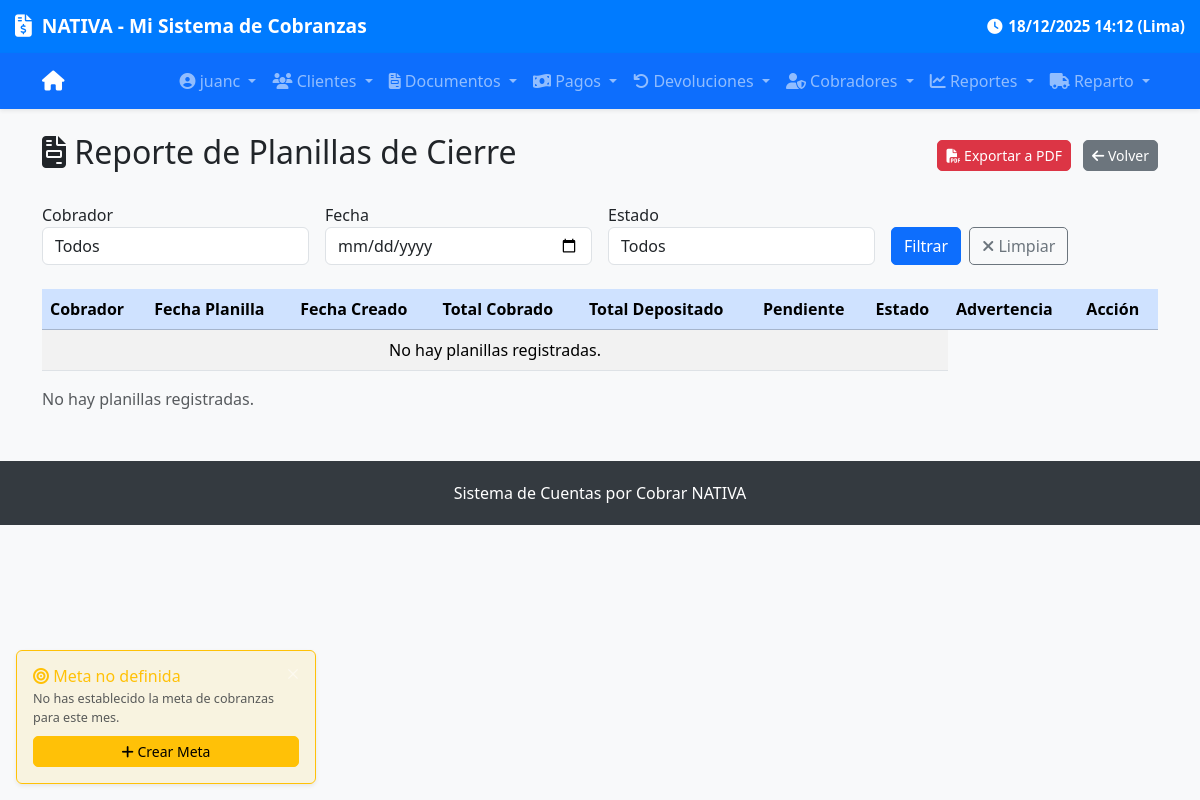
The page /cobros/admin-reporte-planillas/ (signed in) on the database as committed earlier.
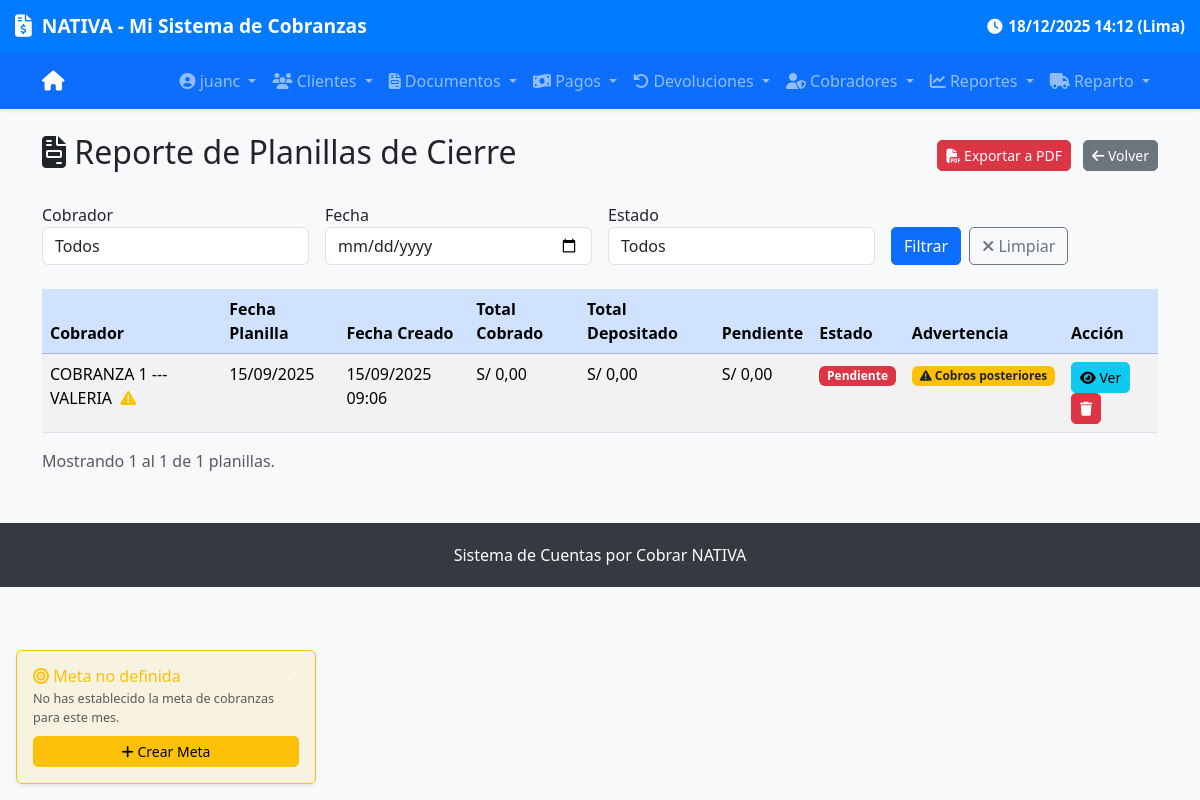
The same page on the database as committed later.
### cobros/models.py (models this page shows, shortened)
class PlanillaCierre(models.Model):
    cobrador = models.ForeignKey(Cobrador, on_delete=models.CASCADE)
    fecha = models.DateField(help_text="Día que se cierra la planilla")
    total_cobrado = models.DecimalField(max_digits=12, decimal_places=2, help_text="Total de cobros del día")
    total_depositado = models.DecimalField(max_digits=12, decimal_places=2, default=0)
    estado = models.CharField(
        max_length=20,
        choices=[
            ('pendiente', 'Pendiente'),
            ('parcial', 'Parcial'),
            ('completado', 'Completado'),
        ],
        default='pendiente'
    )
    creada_en = models.DateTimeField(auto_now_add=True)
    actualizada_en = models.DateTimeField(auto_now=True)
    notas = models.TextField(blank=True, null=True, help_text="Notas generales del cierre")
    actualizado_en = models.DateTimeField(null=True, blank=True)
    class Meta:
        unique_together = ('cobrador', 'fecha')
        verbose_name = "Planilla de Cierre"
        verbose_name_plural = "Planillas de Cierre"
        ordering = ['-fecha']
    @property
    def saldo_pendiente(self):
        return max(self.total_cobrado - self.total_depositado, Decimal('0.00'))
    def tiene_cobros_pendientes(self):
        lima_tz = pytz.timezone('America/Lima')
        inicio_dia = lima_tz.localize(datetime.combine(self.fecha, time.min))
        fin_dia = lima_tz.localize(datetime.combine(self.fecha, time.max))
        cobros_del_dia = Cobro.objects.filter(
            cobrador=self.cobrador,
            fecha__gte=inicio_dia,
            fecha__lte=fin_dia
        ).aggregate(total=Sum('monto'))['total'] or Decimal('0.00')
        return cobros_del_dia > self.total_cobrado

### cobradores/models.py (models this page shows, shortened)
class Cobrador(models.Model):
    nombre = models.CharField(max_length=200, verbose_name="Nombre", blank=False, null=False)
    activo = models.BooleanField(default=True)
    dni = models.CharField(
        max_length=8,
        unique=True,
        validators=[dni_validator],
        verbose_name="DNI"
    )
    telefono = models.CharField(max_length=15, blank=True, null=True, verbose_name="Teléfono")
    correo = models.EmailField(blank=True, null=True, verbose_name="Correo")
    direccion = models.TextField(blank=True, null=True, verbose_name="Dirección")
    user = models.OneToOneField(
        User,
        on_delete=models.SET_NULL,
        null=True,
        blank=True,
        related_name='cobrador',  # Permite: user.cobrador
        help_text="Usuario del sistema asociado a este cobrador (opcional)"
    )
    creado_en = models.DateTimeField(auto_now_add=True)
    actualizado_en = models.DateTimeField(auto_now=True)
    class Meta:
        verbose_name = "Cobrador"
        verbose_name_plural = "Cobradores"
        ordering = ['nombre']

### cobros/views.py (the view)
# urls.py: path('admin-reporte-planillas/', views.admin_reporte_planillas, name='admin_reporte_planillas'),
@login_required  # Solo usuarios autenticados
def admin_reporte_planillas(request):
    grupos_permitidos = ['Puede Ver Reporte de Cierres']  # Cambia al nombre real del grupo
    usuarios_permitidos = ['maria_cobrador', 'juanc', 'adminaqp', 'VA7LERIA']  # Usuarios específicos
    tiene_grupo = request.user.groups.filter(name__in=grupos_permitidos).exists()
    es_usuario_especial = request.user.username in usuarios_permitidos
    if not (request.user.is_staff or request.user.is_superuser or tiene_grupo or es_usuario_especial):
        messages.error(request, "No tienes permiso para ver este reporte.")
        return redirect('cobros:cobro_list')  # O a donde quieras redirigir
    planillas = PlanillaCierre.objects.all().select_related('cobrador').order_by('-fecha')
    cobrador_id = request.GET.get('cobrador')
    fecha = request.GET.get('fecha')
    estado = request.GET.get('estado')
    if cobrador_id:
        try:
            planillas = planillas.filter(cobrador_id=int(cobrador_id))
        except ValueError:
            pass
    if fecha:
        try:
            planillas = planillas.filter(fecha=fecha)
        except ValueError:
            pass
    if estado and estado in ['pendiente', 'parcial', 'completado']:
        planillas = planillas.filter(estado=estado)
    cobradores = Cobrador.objects.all().order_by('nombre')
    paginator = Paginator(planillas, 20)  # 20 por página
    page_number = request.GET.get('page')
    page_obj = paginator.get_page(page_number)
    return render(request, 'cobros/admin_reporte_planillas.html', {
        'page_obj': page_obj,
        'planillas': page_obj,
        'cobradores': cobradores,
        'filtros': request.GET,
    })

### cobros/context_processors.py (called while the page is built)
def meta_mensual(request):
    try:
        today = timezone.now().date()
        meta = MetaMensual.objects.get(mes__year=today.year, mes__month=today.month)
        return {'meta': meta}
    except MetaMensual.DoesNotExist:
        return {'meta': None}
    except Exception as e:
        print(f"Error en context_processor meta_mensual: {e}")
        return {'meta': None}

### cobros/templates/cobros/admin_reporte_planillas.html (shortened to what the changed rows need)
{% extends 'base.html' %}
{% block content %}
<div class="d-flex justify-content-between align-items-center mb-4">
    <h2><i class="fas fa-file-invoice"></i> Reporte de Planillas de Cierre</h2>
    <div>
    </div>
</div>
<form method="get" class="mb-4">
    <div class="row g-3">
    </div>
</form>
<div class="table-responsive">
    <table class="table table-striped">
        <thead class="table-primary">
            <tr>
                <th>Cobrador</th>
                <th>Fecha Planilla</th>
                <th>Fecha Creado</th>
                <th>Total Cobrado</th>
                <th>Total Depositado</th>
                <th>Pendiente</th>
                <th>Estado</th>
                <th>Advertencia</th>
                <th>Acción</th>
            </tr>
        </thead>
        <tbody>
            {% for p in page_obj %}
            <tr>
                <td>
                    {{ p.cobrador.nombre }}
                    {% if p.tiene_cobros_pendientes %}
                        <i class="fas fa-exclamation-triangle text-warning ms-1"
                           title="Hay cobros registrados después del cierre"></i>
                    {% endif %}
                </td>
                <td>{{ p.fecha|date:"d/m/Y" }}</td>
                <td>{{ p.creada_en|date:"d/m/Y H:i" }}</td>
                <td>S/ {{ p.total_cobrado|floatformat:2 }}</td>
                <td>S/ {{ p.total_depositado|floatformat:2 }}</td>
                <td>S/ {{ p.saldo_pendiente|floatformat:2 }}</td>
                <td>
                    <span class="badge
                        {% if p.estado == 'completado' %}bg-success
                        {% elif p.estado == 'parcial' %}bg-warning
                        {% else %}bg-danger
                        {% endif %}">
                        {{ p.get_estado_display }}
                    </span>
                </td>
                <td>
                    {% if p.tiene_cobros_pendientes %}
                        <span class="badge bg-warning text-dark">
                            <i class="fas fa-exclamation-triangle"></i> Cobros posteriores
                        </span>
                    {% else %}
                        —
                    {% endif %}
                </td>
                <td>
                    <a href="{% url 'cobros:planilla_detalle' p.pk %}" class="btn btn-sm btn-info">
                        <i class="fas fa-eye"></i> Ver
                    </a>
                    {% if request.user.is_staff %}
                        <button type="button" class="btn btn-sm btn-danger" data-bs-toggle="modal" data-bs-target="#eliminarModal{{ p.pk }}">
                            <i class="fas fa-trash"></i>
                        </button>
                    {% endif %}
                </td>
            </tr>
            {% empty %}
            <tr>
                <td colspan="7" class="text-center">No hay planillas registradas.</td>
            </tr>
            {% endfor %}
        </tbody>
    </table>
</div>
<p class="text-muted">
    {% if page_obj %}
        Mostrando {{ page_obj.start_index }} al {{ page_obj.end_index }} de {{ page_obj.paginator.count }} planillas.
    {% else %}
        No hay planillas registradas.
    {% endif %}
</p>
{% endblock %}

Rows that differ between the two databases and show on the page:
added PlanillaCierre: cobrador.nombre "COBRANZA 1 --- VALERIA", fecha "15/09/2025", creada_en "15/09/2025 09:06", total_cobrado "0,00", total_depositado "0,00", saldo_pendiente "0,00", estado "Pendiente", shows "Cobros posteriores"
Other text that changed with them:
{{ page_obj.start_index }}: (not shown) → "1"
{{ page_obj.end_index }}: (not shown) → "1"
{{ page_obj.paginator.count }}: (not shown) → "1"
text no longer shown: "No hay planillas registradas. No hay planillas registradas."
text now shown: "Mostrando al de planillas."
